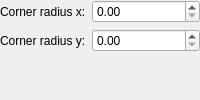
<ui version="4.0" >
 <class>RectangleShapeConfigWidget</class>
 <widget class="QWidget" name="RectangleShapeConfigWidget" >
  <property name="windowTitle" >
   <string>Rectangle Shape</string>
  </property>
  <property name="sizePolicy">
   <sizepolicy hsizetype="Expanding" vsizetype="Fixed">
    <horstretch>0</horstretch>
    <verstretch>0</verstretch>
   </sizepolicy>
  </property>
  <layout class="QFormLayout" >
   <property name="topMargin"><number>0</number></property>
   <property name="leftMargin"><number>0</number></property>
   <property name="rightMargin"><number>0</number></property>
   <property name="bottomMargin"><number>0</number></property>
   <item row="0" column="0" >
    <widget class="QLabel" name="label" >
     <property name="text" >
      <string>Corner radius x:</string>
     </property>
     <property name="buddy">
      <cstring>cornerRadiusX</cstring>
     </property>
    </widget>
   </item>
   <item row="0" column="1" >
    <widget class="KoUnitDoubleSpinBox" name="cornerRadiusX" />
   </item>
   <item row="1" column="0" >
    <widget class="QLabel" name="label_2" >
     <property name="text" >
      <string>Corner radius y:</string>
     </property>
     <property name="buddy">
      <cstring>cornerRadiusY</cstring>
     </property>
    </widget>
   </item>
   <item row="1" column="1" >
    <widget class="KoUnitDoubleSpinBox" name="cornerRadiusY" />
   </item>
  </layout>
 </widget>
 <customwidgets>
  <customwidget>
   <class>KoUnitDoubleSpinBox</class>
   <extends>QDoubleSpinBox</extends>
   <header location="global" >KoUnitDoubleSpinBox.h</header>
  </customwidget>
 </customwidgets>
 <resources/>
 <connections/>
</ui>
